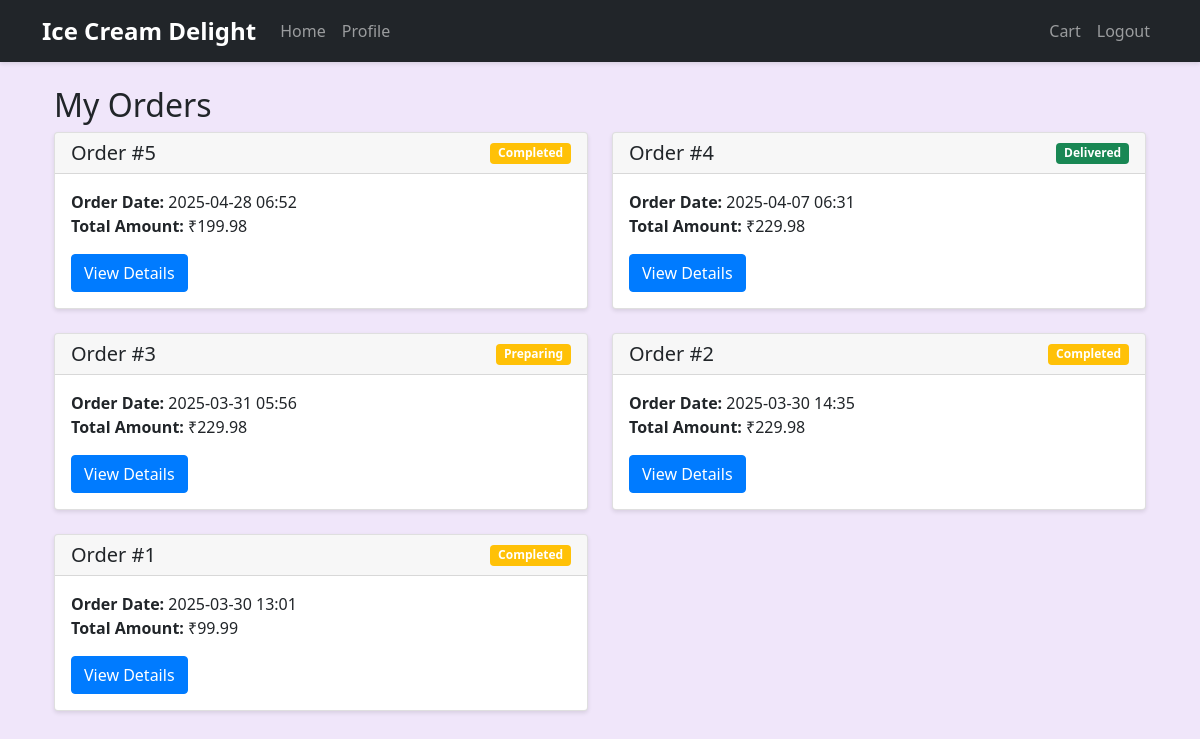
Screenshot of /orders (signed in) with the database file from the repository.
### models.py (models this page shows)
class Order(db.Model):
    id = db.Column(db.Integer, primary_key=True)
    user_id = db.Column(db.Integer, db.ForeignKey('user.id'), nullable=False)
    address_id = db.Column(db.Integer, db.ForeignKey('address.id'), nullable=True)
    status = db.Column(db.String(20), default='pending')  # pending, processing, delivered
    total_amount = db.Column(db.Float, nullable=False)
    created_at = db.Column(db.DateTime, default=datetime.utcnow)
    updated_at = db.Column(db.DateTime, default=datetime.utcnow, onupdate=datetime.utcnow)
    items = db.relationship('OrderItem', backref='order', lazy=True)
    address = db.relationship('Address', backref='orders')

### app.py (the view)
@app.route('/orders')
@login_required
def my_orders():
    orders = Order.query.filter_by(user_id=current_user.id).order_by(Order.created_at.desc()).all()
    return render_template('orders.html', orders=orders)

### app.py (called while the page is built)
@app.before_request
def initialize_cart():
    if 'cart' not in session:
        session['cart'] = {}

@login_manager.user_loader
def load_user(user_id):
    return db.session.get(User, int(user_id))

### templates/orders.html (shortened to what this page needs)
{% extends "base.html" %}
{% block content %}
<div class="container mt-4">
    <h2>My Orders</h2>
    {% if orders %}
        <div class="row">
            {% for order in orders %}
                <div class="col-md-6 mb-4">
                    <div class="card">
                        <div class="card-header d-flex justify-content-between align-items-center">
                            <h5 class="mb-0">Order #{{ order.id }}</h5>
                            <span class="badge {% if order.status == 'delivered' %}bg-success
                                             {% elif order.status == 'cancelled' %}bg-danger
                                             {% elif order.status == 'ready' %}bg-primary
                                             {% else %}bg-warning{% endif %}">
                                {{ order.status|title }}
                            </span>
                        </div>
                        <div class="card-body">
                            <p class="card-text">
                                <strong>Order Date:</strong> {{ order.created_at.strftime('%Y-%m-%d %H:%M') }}<br>
                                <strong>Total Amount:</strong> ₹{{ "%.2f"|format(order.total_amount) }}<br>
                            </p>
                            <a href="{{ url_for('order_details', order_id=order.id) }}" class="btn btn-primary">View Details</a>
                        </div>
                    </div>
                </div>
            {% endfor %}
        </div>
    {% else %}
        <div class="alert alert-info">
            You haven't placed any orders yet. <a href="{{ url_for('index') }}" class="alert-link">Start shopping!</a>
        </div>
    {% endif %}
</div>
{% endblock %}

### static/styles.css (style rules this page uses)
:root { --primary-color: #FF6B6B; --secondary-color: #4ECDC4; --accent-color: #FFE66D; --dark-color: #2C3E50; }
body { font-family: 'Segoe UI', Tahoma, Geneva, Verdana, sans-serif; overflow-x: hidden; background-color: #f0e6fa; }
.btn-primary { background-color: #007bff; border-color: #007bff; }
.card { box-shadow: 0 2px 4px rgba(0,0,0,0.1); }

### rows the page displays
Order: id "5", status "Completed", created_at "2025-04-28 06:52", total_amount "199.98"
Order: id "4", status "Delivered", created_at "2025-04-07 06:31", total_amount "229.98"
Order: id "3", status "Preparing", created_at "2025-03-31 05:56", total_amount "229.98"
Order: id "2", status "Completed", created_at "2025-03-30 14:35", total_amount "229.98"
Order: id "1", status "Completed", created_at "2025-03-30 13:01", total_amount "99.99"
